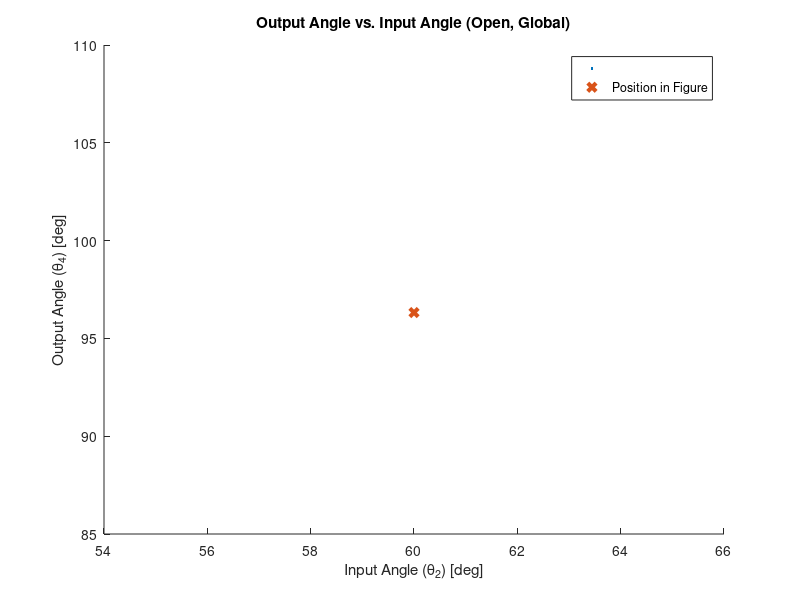
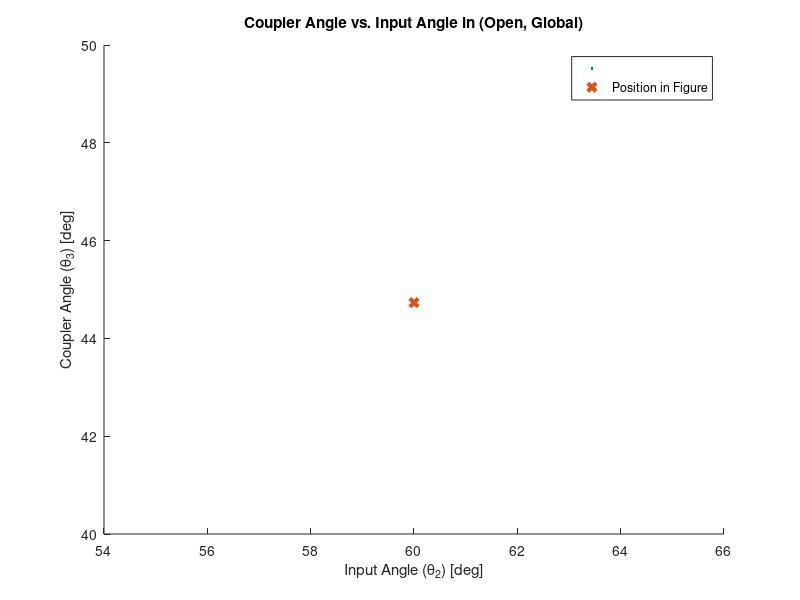
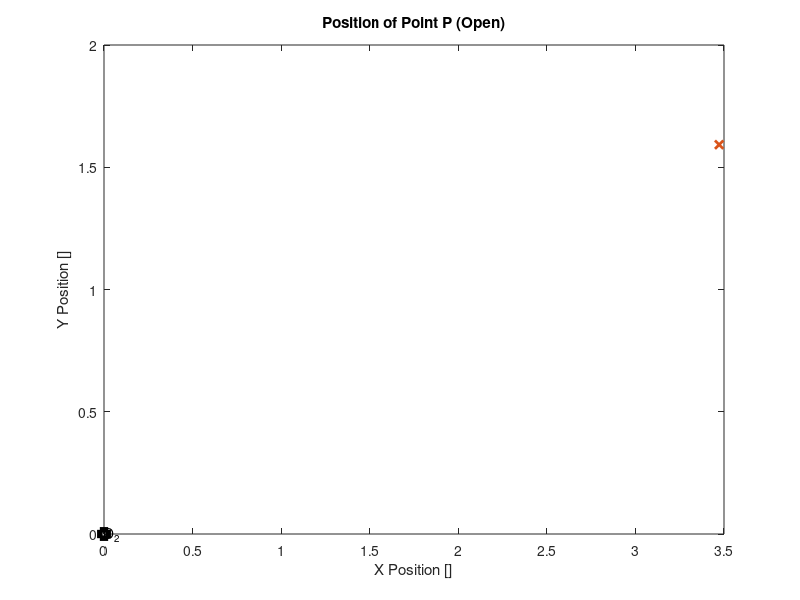

Recreate these plots in MATLAB, in order. (Note: this script raises an error after producing the figures.)
%% ME480 Mechanism Solver
%Author: Michael Pagan
clc, clear, close all

%% Problem Type
%Select mechanism
crankslider = 0; %
slidercrank = 0; %
fourbar = 0; %
fourbar_to_crankslider = 0; %
slidercrank_to_fourbar = 0; %

%% 4 Bar Pin Joint Mechanism Parameters
% Link lengths
a = 1.0; %input (crank) length
b = 2.06; %coupler length
c = 2.33; %output length
d = 2.22; %ground length

% transform between local and global coordinates
theta1 = (0); %ccw angle from local +x axis to global X axis
     %local +x points from crank ground to ouput ground (O2 to O4)
     
% point of interest P on linkage
P_link = 'b'; %define which link the point is on: 'a' 'b' or 'c'
p = 3.06 ; %distance from link pin joint to desired point P (e.g. AP)
delta = -31; %fixed angle between selected link vector and point vector on 
                %link. e.g. angle between AB and AP. cw = negative
                
% position of mechanism shown in figure
theta2_fig_g = 60; %approximate theta 2 for determining configuration of 
                    %figure. Global system. Must be between 0-360 deg.
theta2_fig_l = theta2_fig_g + theta1;                    
theta3_fig_g = 45; %approximate theta 3 for determining configuration of 
                    %figure. Global system. Must be between 0-360 deg.
omega_2 = 100*2*pi/60; %input velocity

%Custom input range for crank in local coordinates
override_togs = 1; %change to 1 to use custom range
custom_input = theta2_fig_l; %specify custom range LOCAL coordinates

%% Crank-Slider Mechanism Parameters
% link lengths
a_cs = c; %crank-slider crank
b_cs = 5.40; %crank-slider coupler
c_cs = 0; %crank-slider offset: normal distance from O2_cs to slider dof

% define crank of crank-slider
fourbarlink_equivalent = 'c';
connection = 'p'; %end point of crank-slider crank link. e.g. if 4bar
                %precedes crank-slider and 4bar output is the cs input,'c'

theta3_cs_fig_g = 315; %approximate theta 3 of crank slider. 
                    %for determining configuration of figure
                    %Global system. Must be between 0-360 deg.
                    
%%%%%%%%%%%%%%%%%%%%%%%%%%%%%%%%%%%%%%%%%%%%%%%%%%%%%%%%%%%%%%%%%%%%%%%%%%
%%%%%%%%%%%%%%%%%%%%%%%%%%%%%%%%%%%%%%%%%%%%%%%%%%%%%%%%%%%%%%%%%%%%%%%%%%
%   _  _     ____          _____    _____ _____ _   _ 
%  | || |   |  _ \   /\   |  __ \  |  __ \_   _| \ | |
%  | || |_  | |_) | /  \  | |__) | | |__) || | |  \| |
%  |__   _| |  _ < / /\ \ |  _  /  |  ___/ | | | . ` |
%     | |   | |_) / ____ \| | \ \  | |    _| |_| |\  |
%     |_|   |____/_/    \_\_|  \_\ |_|   |_____|_| \_|                                                   
%% Toggle Positions
% Grashof determination
links = [a,b,c,d];
grash = 0; %flag for grashof
if (max(links)+ min(links)) <= sum(links)-(max(links)+ min(links))
    disp('GRASHOF MECHANISM')
    grash = 1;
else
    disp('NON-GRASHOF MECHANISM')
end

%Flags for number of toggles
Onetog = 0;

Twotog = 0;

if not(grash) %there must be toggle positions
    % Test for NaN case
    tog1_inards = (a^2+d^2-b^2-c^2)/(2*a*d)+b*c/(a*d);
    tog2_inards = (a^2+d^2-b^2-c^2)/(2*a*d)-b*c/(a*d);

    % Calculate the two toggle positions, in local coordinates
    if xor((abs(tog1_inards) > 1), (abs(tog2_inards) > 1))
        %checks that ONLY one of the toggle equations is valid
        Onetog = 1; %flag that we have opposite/equal togs
        disp('EQUAL AND OPPOSITE TOGGLE POSITIONS')
        if abs(tog1_inards) < 1 %plus case is valid
            theta_tog1_l = (acosd(tog1_inards)); %plus
            theta_tog2_l = -theta_tog1_l;

        else %minus case is valid
            theta_tog2_l = (acosd(tog2_inards)); % minus
            theta_tog1_l = -theta_tog2_l;
        end

    else %both toggle equations must be valid
        disp('TWO UNIQUE TOGGLE POSITIONS')
        Twotog = 1;
        theta_tog1_l = (acosd(tog1_inards)); % plus
        theta_tog2_l = (acosd(tog2_inards)); % minus
    end
    %create vector with original toggle points
    togs_l = [theta_tog1_l, theta_tog2_l];

    % create vector with positive toggle points
    togs_l_pos = togs_l + 360.*(togs_l < 0);

    % convert to global
    togs_g = togs_l_pos - theta1;
    
    %determine if approximate theta 2 is between cw or ccw range of togs
    if theta2_fig_l < max(togs_l_pos) && theta2_fig_g > min(togs_l_pos)
        toggle_dir = 1; %in this case the configuration lies in the ccw range
                        %of the toggle positions
    else
        toggle_dir = 0; %else configuration must be in the cw range
    end
end

%% Create input vector
%case for opposite and equal toggle angles. abs will be 0 to 180 deg
if override_togs > 0
    theta2l = custom_input;
    theta2g = theta2l - theta1;
else
    if Onetog
        % case for opposite and equal toggle angles
        if toggle_dir < 1 %from positive tog through +x axis to negative tog
            theta2l = flip(min(togs_l):0.5:max(togs_l)); %local
            theta2l = theta2l + 360.*(theta2l < 0);
        else % from positive tog through -x axis to negative tog
            theta2l = min(togs_l_pos):0.5:max(togs_l_pos); %local
        end

    elseif Twotog
        %case for two unique toggle points. togs will be [0 , 180] deg local
        % direction irrelevant bc range does not cross x axis
        theta2l = min(togs_l):0.5:max(togs_l); %local

    elseif grash
        %case for no toggle points. Input angle theta 2 can go 360 deg
        theta2l = 0:0.5:360;
        theta2g = theta2l;
    end
end

% convert local input range to global
if not(grash)
    theta2g = theta2l - theta1;
    theta2g = theta2g + 360.*(theta2g < 0);
end

% Make all negative input angles positive
theta2l = theta2l + 360.*(theta2l < 0);

%% Calculated Parameters
k1 = d/a;
k2 = d/c;
k3 = (a^2-b^2+c^2+d^2)/(2*a*c);
k4 = d/b;
k5 = (c^2-d^2-a^2-b^2)/(2*a*b);

A = cosd(theta2l)-k1-k2*cosd(theta2l)+k3;
B = -2*sind(theta2l);
C = k1-(k2+1)*cosd(theta2l)+k3;
D = cosd(theta2l)-k1+k4*cosd(theta2l)+k5;
E = -2*sind(theta2l);
F = k1 + (k4-1)*cosd(theta2l)+k5;

%% Output Angle Theta 4

%OPEN CONFIGURATION
%calculate the open configuration output angle. "Minus" eq
%find and remove imaginary input arguments
Q_m4 = (-B-sqrt(B.^2-4*A.*C));
Q_m4(imag(Q_m4) ~= 0) = NaN;
%calculate the angle
theta4open_l = (2*atan2d(Q_m4, 2*A)); %local,
%convert to global. We only report output angles in global.
theta4open_g = theta4open_l - theta1;
%find and correct large and/or negative angles
for j = 1:2 %loop through twice for angles < -360
    theta4open_g = theta4open_g + 360.*(theta4open_g < 0);
end

%CLOSED CONFIGURATION
%calculate the closed configuration output angle. "Plus" eq
%find and remove imaginary input arguments
Q_p4 = (-B+sqrt(B.^2-4*A.*C));
Q_p4(imag(Q_p4) ~= 0) = NaN;
%calculate the angle
theta4closed_l = (2*atan2d(Q_p4,2*A));%local,
%convert to global
theta4closed_g = theta4closed_l - theta1;
%find and correct large and/or negative angles
for j = 1:2
    theta4closed_g = theta4closed_g + 360.*(theta4closed_g < 0);
end

%DEPICTED CONFIGURATION
%calculate D,E,F for the current position
A_fig = cosd(theta2_fig_l)-k1-k2*cosd(theta2_fig_l)+k3;
B_fig = -2*sind(theta2_fig_l);
C_fig = k1-(k2+1)*cosd(theta2_fig_l)+k3;
%calculate closed theta 3 for current position
theta4closed_fig_l = (2*atan2d(-B_fig+sqrt(B_fig.^2-4*A_fig.*C_fig),...
                                    2*A_fig)); %local, plus
%convert to global                  
theta4closed_fig_g = theta4closed_fig_l - theta1; 

%calculate open theta 3 for current position
theta4open_fig_l = 2*atan2d(-B_fig-sqrt(B_fig.^2-4*A_fig.*C_fig),...
                                    2*A_fig); %local, minus
%convert to global                    
theta4open_fig_g = theta4open_fig_l - theta1;

%make sure angles are 0-360
for k = 1:2
    theta4open_fig_g = theta4open_fig_g + 360.*(theta4open_fig_g < 0);
    theta4closed_fig_g = theta4closed_fig_g + 360.*(theta4closed_fig_g < 0);
end

%% Coupler Angle Theta 3

%OPEN CONFIGURATION
%calculate the open configuration coupler angle. "Minus case"
%find and remove imaginary input arguments
Q_m3 = (-E-sqrt(E.^2-4*D.*F));
Q_m3(imag(Q_m3) ~= 0) = NaN;
%calculate the angle
theta3open_l = (2*atan2d(Q_m3,2*D));%local, 
%convert to global
theta3open_g = theta3open_l - theta1;
%find and correct negative angles
for j = 1:2
    theta3open_g = theta3open_g + 360.*(theta3open_g < 0);
end

%CLOSED CONFIGURATION
%calculate the closed configuration coupler angle. "Plus case:"
%find and remove imaginary input arguments
Q_p3 = (-E+sqrt(E.^2-4*D.*F));
Q_p3(imag(Q_p3) ~= 0) = NaN;
%calculate the angle
theta3closed_l = (2*atan2d(Q_p3, 2*D)); %local, plus
%convert to global
theta3closed_g = theta3closed_l - theta1; %
for j = 1:2
    theta3closed_g = theta3closed_g + 360.*(theta3closed_g < 0);
end

%DEPICTED CONFIGURATION
%calculate current coupler angle in given figure based on estimated theta2
%calculate D,E,F for the current position
D_fig = cosd(theta2_fig_l)-k1+k4*cosd(theta2_fig_l)+k5;
E_fig = -2*sind(theta2_fig_l);
F_fig = k1 + (k4-1)*cosd(theta2_fig_l)+k5;
%calculate closed theta 3 for current position
theta3closed_fig_l = (2*atan2d((-E_fig+sqrt(E_fig.^2-4*D_fig.*F_fig)),...
                      2*D_fig)); %local, plus
%convert to global                  
theta3closed_fig_g = theta3closed_fig_l - theta1; 

%calculate open theta 3 for current position
theta3open_fig_l = (2*atan2d((-E_fig-sqrt(E_fig.^2-4*D_fig.*F_fig)),...
                        2*D_fig));%local, 
%convert to global                    
theta3open_fig_g = theta3open_fig_l - theta1;

%make sure angles are 0-360
for k = 1:2
    theta3open_fig_g = theta3open_fig_g + 360.*(theta3open_fig_g < 0);
    theta3closed_fig_g = theta3closed_fig_g + 360.*(theta3closed_fig_g < 0);
end

%% Determine Configuration of Depiction in Figure
%check if open or closed coupler angle is closer to visually-estimated
    %coupler angle in figure. Comparison of absolute differences
if abs(theta3open_fig_g-theta3_fig_g) > abs(theta3closed_fig_g-theta3_fig_g)
    disp('CURRENT POSITION IN FIGURE IS CLOSED CONFIGURATION')
    % flags for open/closed
    closed = 1;
    open = 0;
    
    theta3current_fig_g = theta3closed_fig_g;
    theta4current_fig_g = theta4closed_fig_g;
    
    theta3g = theta3closed_g;
    theta4g = theta4closed_g;
else
    disp('CURRENT POSITION IN FIGURE IS OPEN CONFIGURATION')
    % flags for open/closed
    open = 1;
    closed = 0; 
    
    theta3current_fig_g = theta3open_fig_g;
    theta4current_fig_g = theta4open_fig_g;
    
    theta3g = theta3open_g;
    theta4g = theta4open_g;
end

%ensure the angles are (0-360)
for k = 1:2
    theta3current_fig_g = theta3current_fig_g + 360.*(theta3current_fig_g < 0);
    theta3current_fig_g = theta3current_fig_g - 360.*(theta3current_fig_g > 360);
    theta4current_fig_g = theta4current_fig_g + 360.*(theta4current_fig_g < 0);
    theta4current_fig_g = theta4current_fig_g - 360.*(theta4current_fig_g > 360);
end

%% Print Relevant Values
if length(theta2g) == 1
    fprintf('For Theta2g = %.3f:\nTheta3g = %.3f\n',theta2g, theta3g)
    fprintf('Theta4g = %.3f\n\n', theta4g)
    fprintf('Angles shown in the figure:\nTheta2g_fig = %.3f:\n',...
        theta2_fig_g)
    fprintf('Theta3g_fig = %.3f\nTheta4g_fig = %.3f\n\n', ...
        theta3current_fig_g, theta4current_fig_g)
end

%% Plot Coupler and Output Angles
figure(1)
hold on
plot(theta2g, theta4g,'.')
xlabel('Input Angle (\theta_2) [deg]')
ylabel('Output Angle (\theta_4) [deg]')
plot(theta2_fig_g, theta4current_fig_g, 'x','linewidth',3)
legend( '', 'Position in Figure')
if open
    title('Output Angle vs. Input Angle (Open, Global)')
else
    title('Output Angle vs. Input Angle (Closed, Global)')
end

figure(2)
hold on
plot(theta2g, theta3g, '.');
xlabel('Input Angle (\theta_2) [deg]')
ylabel('Coupler Angle (\theta_3) [deg]')
plot(theta2_fig_g, theta3current_fig_g, 'x','linewidth',3)
legend('','Position in Figure')
if open
    title('Coupler Angle vs. Input Angle in (Open, Global)')
else
    title('Coupler Angle vs. Input Angle in (Closed, Global)')
end

%% Point P on Coupler
%find the vector P in global space. 
if P_link == 'a' %point P is on link a (input). Pinned at O2
    %find angle of  O2P
    thetaP_g = theta2g + delta;
    
    % P-> = AP-> relative to O2
    P = p*cosd(thetaP_g) + 1i*p*sind(thetaP_g);  
    
    %current position of point P
    thetaPcurrent_g = theta2_fig_g + delta;
    P_current = p*cosd(thetaPcurrent_g) + 1i*p*sind(thetaPcurrent_g);  
    
elseif P_link == 'b' %point P is on link b (coupler). Pinned at A
    %find angle of AP
    thetaP_g = theta3g + delta;
    
    %P-> = AB-> + BP-> relative to O2
    P = a*cosd(theta2g) + p*cosd(thetaP_g) + ...
        1i*(a*sind(theta2g) + p*sind(thetaP_g));
    
    %current position of point P
    thetaPcurrent_g = theta3current_fig_g + delta;
    P_current = a*cosd(theta2_fig_g) + p*cosd(thetaPcurrent_g) + ...
        1i*(a*sind(theta2_fig_g) + p*sind(thetaPcurrent_g));
    
elseif P_link == 'c' %point P is on link c (output)
    %find angle O4P
    thetaP_g = theta4g + delta;
                                       
    
    % P-> = O2P-> relative to O4
    P = p*cosd((thetaP_g)) + 1i*p*sind((thetaP_g));

    %current position of point P relative to O4
    thetaPcurrent_g = theta4current_fig_g + delta;
    P_current = p*cosd(thetaPcurrent_g) + 1i*p*sind(thetaPcurrent_g); 
    
else %point P link incorrectly defined
    disp('Incorrect definition of link for point P. Check  var ''P_link''')
end

Px = real(P);
Py = imag(P);
Px_current = real(P_current);
Py_current = imag(P_current);

%% Plot Position on Coupler

figure(4)
daspect([1 1 1]);
plot(Px, Py, '.')
xlabel('X Position []')
ylabel('Y Position []')

if open
    title('Position of Point P (Open)')
else
    title('Position of Point P (Closed)')
end

hold on
%plot current position of P
plot(Px_current, Py_current, 'x','linewidth',2)

%plot and label the origin
plot(0,0,'ks','linewidth', 4)
if P_link == 'b' || P_link == 'a' %O2 is at the origin
    text(.05*range([Px]),0, {'O_2'})
elseif P_link == 'c' %O4 is at origin
    text(.05*range([Px]),0, {'O_4'})
end

%% Velocity Analysis
omega_3 = a*omega_2/b .* (sind(theta4g-theta2g)./sind(theta3g-...
    theta4g));

omega_4 = a*omega_2/c .* (sind(-theta3g+theta2g)./sind(theta4g-...
    theta3g));

% velocity of A (crank end), is tangential to crank arc
VA_g = a*omega_2*(-sind(theta2g)+1i*cosd(theta2g));

% velocity of B relative to A
VBA_g = b*omega_3 .*(-sind(theta3g)+1i*cosd(theta3g));

% velocity of B, is tangential to output arc
VB_g = c*omega_4 .*(-sind(theta4g)+1i.*cosd(theta4g));

% velocity of P relative to A
VPA_g = p*omega_3 .* -sind(theta3g + delta) + 1i*p.*omega_3 ...
    .* cosd(theta3g+delta);
% velocity of P
VP_g = VA_g + VPA_g;

% velocity magnitudes
VA_mag = abs(VA_g);
VB_mag = abs(VB_g);
VPmag = abs(VP_g);

%% Plot velocity
figure(5)
plot(theta2g, VP_mag, '.', theta2g, VPmag, '.');
xlabel('Input Angle (\theta_2) [deg]')
ylabel('|V_P| [units/s]')

if open
    title('Point P Velocity vs Input Angle (Open)')
else
    title('Point P Velocity vs Input Angle (Closed)')
end

%%%%%%%%%%%%%%%%%%%%%%%%%%%%%%%%%%%%%%%%%%%%%%%%%%%%%%%%%%%%%%%%%%%%%%%%%%
%    _____ _____            _   _ _  __ _____ _      _____ _____  ______ 
%   / ____|  __ \     /\   | \ | | |/ // ____| |    |_   _|  __ \|  ____|
%  | |    | |__) |   /  \  |  \| | ' /| (___ | |      | | | |  | | |__   
%  | |    |  _  /   / /\ \ | . ` |  <  \___ \| |      | | | |  | |  __|  
%  | |____| | \ \  / ____ \| |\  | . \ ____) | |____ _| |_| |__| | |____ 
%   \_____|_|  \_\/_/    \_\_| \_|_|\_\_____/|______|_____|_____/|______|
                                                                       
%% Crank-Slider
% assign crank-slider input as 4bar output if applicable
if fourbar_to_crankslider
    theta2cs_closed_g = thetaPclosed_g;
    theta2cs_open_g = thetaPopen_g;
else %crank slider input
    theta2cs_closed_g = 0:0.5:360; %there are no toggle positions for cs
    theta2cs_open_g = 0:0.5:360;
%     if override_togs
%         theta2cs_closed_g = custom_input;
%         theta2cs_open_g = custom_input;
%     end
end

theta3cs_closed_g = asind((a_cs*sind(theta2cs_closed_g)-c_cs)/b_cs);
d_cs_closed_g = a_cs*cosd(theta2cs_closed_g)-b_cs*cosd(theta3cs_closed_g);

theta3cs_open_g = asind(-(a_cs*sind(theta2cs_open_g)-c_cs)/b_cs)+180;
d_cs_open_g = a_cs*cosd(theta2cs_open_g)-b_cs*cosd(theta3cs_open_g);

%slider position must be >0 for this mechanism
d_cs_open_g(d_cs_open_g<0) = NaN;
d_cs_closed_g(d_cs_closed_g<0) = NaN;
%Plot the position of the slider
figure(6)
plot(d_cs_open_g, zeros(length(d_cs_open_g)),'.')
title('Slider Position')
xlabel('X Position [units]')
ylabel('Y Position [units]')
hold on
%Assuming pinned joint of crank is origin
plot(0,0,'ks','linewidth', 5)
daspect([1 1 1]);
text(.05*range(d_cs_open_g),0, {'O_2'})

%% Velocity of slider
omega2_cs = omega_4open;

omega3_cs_open = a_cs/b_cs * cosd(theta2cs_open_g)/cosd(theta3cs_open_g)...
    *omega2_cs;
omega3_cs_closed = a_cs/b_cs * cosd(theta2cs_closed_g)/cosd(theta3cs_closed_g)...
    *omega2_cs;

d_cs_dot_open = -a_cs*omega2_cs.*sind(theta2cs_open_g)+b_cs*omega3_cs_open...
    .*sind(theta3cs_open_g);
d_cs_dot_closed = -a_cs*omega2_cs.*sind(theta2cs_closed_g)+b_cs*omega3_cs_closed...
    .*sind(theta3cs_closed_g);

figure(7)
plot(theta2g, d_cs_dot_open, '.');
title('Slider Velocity vs Input Angle (Global)')
xlabel('Input Angle (\theta_2) [deg]')
ylabel('V_C [units/s]')
